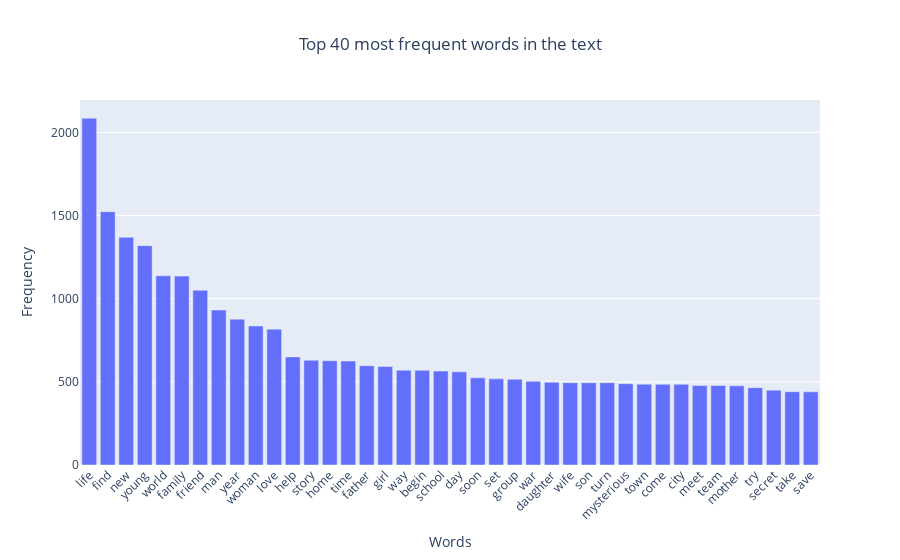

The notebook cell this image was saved under:
### Markdown cell above
After removing stop words, we can observe that meaningful content words like "life", "young", "world", "family", "love" have emerged as the most frequent terms. This is an improvement over our case with stopwords

However, these common content words still appear frequently across multiple genres and don't necessarily help distinguish between them.

### Code cell
import string

stop_words = set(stopwords.words('english')) | set(stop_words_spacy)
lemmatizer = WordNetLemmatizer()

def clean_text(text):
    text = text.translate(str.maketrans('', '', string.punctuation))
    text = text.lower()
    tokens = text.split()
    tokens = [lemmatizer.lemmatize(word) for word in tokens if word not in stop_words]
    return ' '.join(tokens)

movies_clean['cleaned_overview'] = movies_clean['overview'].apply(clean_text)
most_frequent_words(movies_clean["cleaned_overview"], 40)

### Figure 1 — Plotly figure (JSON) as saved in the notebook; plotly's stock layout.template omitted (floating-point values rounded to 4 significant figures)
{"data": [{"type": "bar", "x": ["life", "find", "new", "young", "world", "family", "friend", "man", "year", "woman", "love", "help", "story", "home", "time", "father", "girl", "way", "begin", "school", "day", "soon", "set", "group", "war", "daughter", "wife", "son", "turn", "mysterious", "town", "come", "city", "meet", "team", "mother", "try", "secret", "take", "save"], "y": [2085, 1523, 1369, 1319, 1138, 1136, 1051, 932, 877, 836, 817, 650, 630, 627, 625, 597, 592, 570, 569, 565, 560, 524, 518, 516, 503, 498, 495, 495, 495, 489, 486, 485, 485, 478, 478, 476, 465, 450, 441, 440]}], "layout": {"title": {"text": "Top 40 most frequent words in the text", "x": 0.5}, "xaxis": {"tickangle": -45, "title": {"text": "Words"}}, "yaxis": {"title": {"text": "Frequency"}}}}
